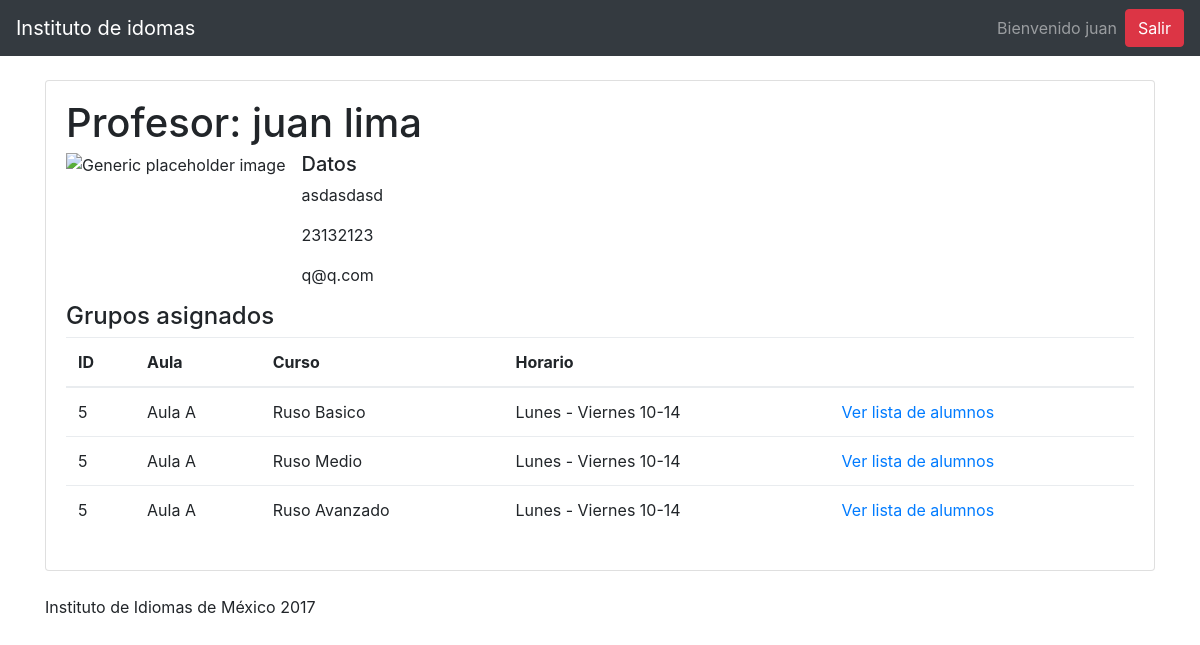
Screenshot of /?page=cpprofesor (signed in) with the database file from the repository.
### tables this page shows
CREATE TABLE `grupo` (
  `id` int(11) NOT NULL AUTO_INCREMENT,
  `aula_id` int(11) DEFAULT NULL,
  `curso_id` int(11) DEFAULT NULL,
  `maestro_id` int(11) DEFAULT NULL,
  `horario_id` int(11) DEFAULT NULL,
  PRIMARY KEY (`id`),
  KEY `fkaid_idx` (`aula_id`) USING BTREE,
  KEY `fkgrups_idx` (`curso_id`) USING BTREE,
  KEY `fkmas_idx` (`maestro_id`) USING BTREE,
  KEY `fkh` (`horario_id`),
  CONSTRAINT `fkaid` FOREIGN KEY (`aula_id`) REFERENCES `aula` (`id`) ON DELETE CASCADE ON UPDATE CASCADE,
  CONSTRAINT `fkgrups` FOREIGN KEY (`curso_id`) REFERENCES `curso` (`id`) ON DELETE CASCADE ON UPDATE CASCADE,
  CONSTRAINT `fkh` FOREIGN KEY (`horario_id`) REFERENCES `horario` (`id`) ON DELETE CASCADE ON UPDATE CASCADE,
  CONSTRAINT `fkmas` FOREIGN KEY (`maestro_id`) REFERENCES `usuario` (`id`) ON DELETE CASCADE ON UPDATE CASCADE
);

CREATE TABLE `aula` (
  `id` int(11) NOT NULL AUTO_INCREMENT,
  `nombre` varchar(45) DEFAULT NULL,
  PRIMARY KEY (`id`)
);

CREATE TABLE `idioma` (
  `id` int(11) NOT NULL AUTO_INCREMENT,
  `nombre` varchar(45) NOT NULL,
  PRIMARY KEY (`id`)
);

CREATE TABLE `nivel` (
  `id` int(11) NOT NULL,
  `nombre` varchar(255) NOT NULL,
  PRIMARY KEY (`id`)
);

CREATE TABLE `horario` (
  `id` int(11) NOT NULL AUTO_INCREMENT,
  `descripcion` varchar(100) DEFAULT NULL,
  PRIMARY KEY (`id`)
);

### views/cpanel/profesores/profesor.php (the view, shortened to what this page needs)
<?php session_start();
include_once 'models/Conexion.php';
$id = $_SESSION['usuario']->id;
$sql = "SELECT
            aula.nombre AS aula,
            idioma.nombre AS curso_idioma,
            usuario.nombre AS maestro,
            usuario.apellidos AS maestro_ap,
            grupo.id AS idg,
            horario.descripcion AS horario,
            nivel.nombre AS nivel_idioma
            FROM
            grupo
            INNER JOIN aula ON grupo.aula_id = aula.id
            INNER JOIN curso ON grupo.curso_id = curso.id
            INNER JOIN idioma ON curso.idioma_id = idioma.id
            INNER JOIN usuario ON grupo.maestro_id = usuario.id
            INNER JOIN horario ON grupo.horario_id = horario.id ,
            nivel WHERE maestro_id = $id";
    $grupos = $pdo->query($sql);
?>
<body>
<br>
<div class="container">
    <div class="row">
        <div class="col-md-12">
            <div class="card">
                <div class="card-body">
                    <h1>Profesor: <?= $_SESSION['usuario']->nombre ." ". $_SESSION['usuario']->apellidos ?></h1>
                    <div class="media">
                        <img class="d-flex mr-3"
                             src="https://image.freepik.com/iconos-gratis/nerd-perfil-masculino-avatar_318-68813.jpg"
                             alt="Generic placeholder image">
                        <div class="media-body">
                            <h5 class="mt-0">Datos</h5>
                            <p><?= $_SESSION['usuario']->domicilio ?></p>
                            <p><?= $_SESSION['usuario']->telefono ?></p>
                            <p><?= $_SESSION['usuario']->correo ?></p>
                        </div>
                    </div>
                    <h4>Grupos asignados</h4>
                    <table class="table">
                        <thead>
                        <tr>
                            <th>ID</th>
                            <th>Aula</th>
                            <th>Curso</th>
                            <th>Horario</th>
                            <th></th>
                        </tr>
                        </thead>
                        <tbody>
                        <?php
                        foreach ($grupos as $row) {
                            echo "<tr>";
                            echo "<td>$row[idg]</td>";
                            echo "<td>$row[aula]</td>";
                            echo "<td>$row[curso_idioma] $row[nivel_idioma]</td>";
                            echo "<td>$row[horario]</td>";
                            echo "<td><a href='?page=lista_alumnos&idg=$row[idg]'>Ver lista de alumnos</a></td>";
                            echo "</tr>";
                        }
                        ?>
                        </tbody>
                    </table>
                </div>
            </div>
        </div>
    </div>
    <br>
    <footer>
        <p>Instituto de Idiomas de México 2017</p>
    </footer>
</div>
</body>
</html>

### rows the page displays
grupo: id "5", aula.nombre "Aula A", idioma.nombre "Ruso", nivel.nombre "Basico", horario.descripcion "Lunes - Viernes 10-14", nivel.nombre "Medio", nivel.nombre "Avanzado"

### other values shown
$_SESSION['usuario']->nombre "juan"
$_SESSION['usuario']->apellidos "lima"
$_SESSION['usuario']->domicilio "asdasdasd"
$_SESSION['usuario']->telefono "23132123"
$_SESSION['usuario']->correo "q@q.com"
